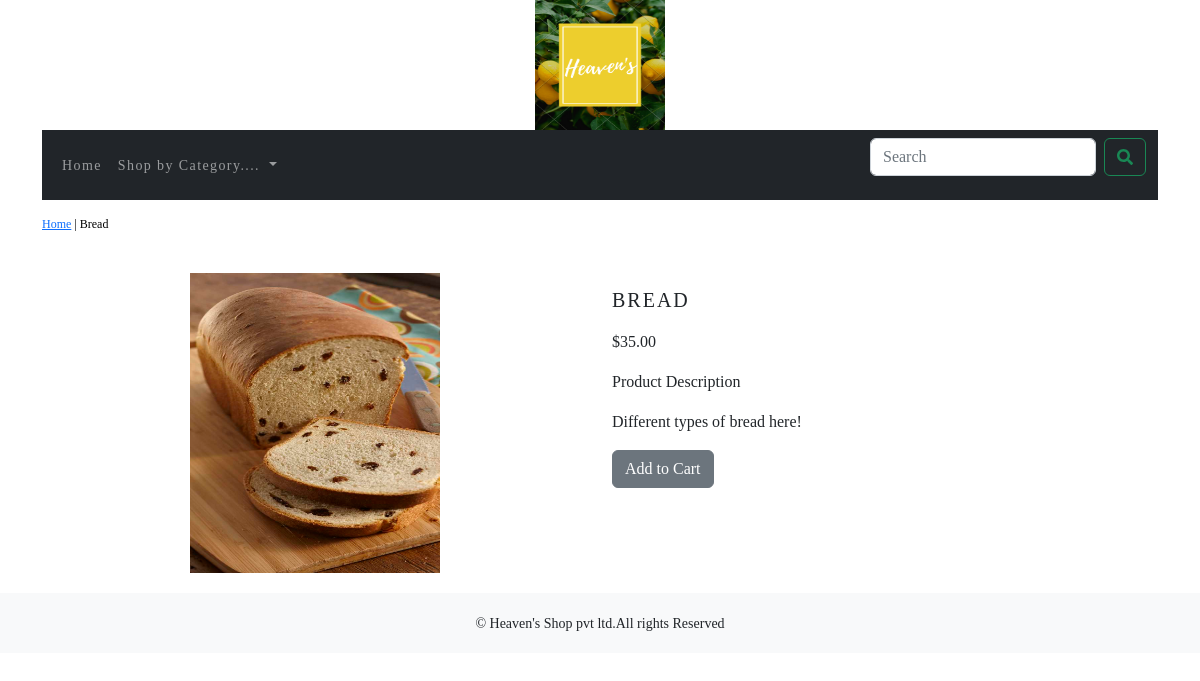
The app's page /shop/breads-and-cakes/bread/ with its own data.
### shopping_cart/models.py (models this page shows, shortened)
class Product(models.Model):
    name=models.CharField(max_length=250, unique=True)
    slug = models.SlugField(max_length=250, unique=True)
    description = models.TextField(blank=True)
    image = models.ImageField(upload_to='product', blank=True)
    price=models.DecimalField(max_digits=10, decimal_places=2)
    category=models.ForeignKey(Category, on_delete=models.CASCADE)
    stock=models.IntegerField()
    available=models.BooleanField(default=True)
    created=models.DateTimeField(auto_now_add=True)
    updated=models.DateTimeField(auto_now=True)
    class Meta:
        ordering=('name',)
        verbose_name= 'product'
        verbose_name_plural='products'

### shopping_cart/views.py (the view)
# urls.py: path('<slug:c_slug>/<slug:product_slug>/', views.proDetail, name='prodCatdetail')
def proDetail(request,c_slug,product_slug):
    try:
        product=Product.objects.get(category__slug=c_slug,slug=product_slug)
    except Exception as e:
        raise e
    return render(request,'product.html',{'product':product})

### cart/context_processors.py (called while the page is built)
def counter(request):
    item_count=0
    if 'admin' in request.path:
        return {}
    else:
        try:
            cart=Cart.objects.filter(cart_id=_cart_id(request))
            cart_items=Cartitem.objects.all().filter(cart=cart[:1])
            for cart_item in cart_items:
                item_count += cart_item.quantity
        except Cart.DoesNotExist:
            item_count =0
    return dict(item_count=item_count)

### cart/views.py (called while the page is built)
def _cart_id(request):
    cart=request.session.session_key
    if not cart:
        cart=request.session.create()
    return cart

### shopping_cart/context_processors.py (called while the page is built)
def menu_links(request):
    links=Category.objects.all()
    return dict(links=links)

### shopping_cart/models.py (called while the page is built)
    def get_url(self):
        return reverse('shopping_cart:product_by_category', args=[self.slug])

### templates/product.html (shortened to what this page needs)
{% extends 'base.html' %}
{% load static %}
{% block content %}
<div class="row my_prod_row_class">
    <div class="mx-auto">
        <p><a href="{% url 'shopping_cart:allProdCart' %}">Home</a> | <a href="{{product.category.get_url}}"></a>{{product.name}}</p>
    </div>
<div class="container">
<br>
<div class="row">
    <div class="col-md-12 col-sm-12 col-md-12 col-lg-6 text-center">
        <div style="min-width:18rem">
            <img src="{{product.image.url}}" alt="{{product.name}}" width="250px" height="300px">
        </div>
    </div>
        <div class="col-12 col-sm-12 col-md-12 col-lg-6">
            <div>
            <h1 class="my_prod_title">{{product.name}}</h1>
            <p>${{product.price}}</p>
            <p>Product Description</p>
            <p class="text-justify my_prod_text">{{product.description}}</p>
            {% if product.stock <= 0 %}
                <p class="text-justify my_prod_text"><b>Out of Stock</b></p>
            {% else %}
                <a class="btn btn-secondary" href="{% url 'cart:add_cart' product.id %}" >Add to Cart</a>
            {% endif %}
        </div>
    </div>
</div>
</div>
</div>
{% endblock %}

### static/css/custom.css (style rules this page uses)
.body { font-family: 'Roboto Serif', serif; }
.my_prod_row_class { padding-top:15px; padding-bottom:20px; }
.my_prod_row_class .mx-auto { color:#000; font-size:12px; text-decoration:none; }
.my_prod_title { font-size:20px; text-transform:uppercase; letter-spacing:.1em; padding-top:15px; padding-bottom:10px; }
.my_prod_text { padding-right:20px; }

### records on screen
Product: name "Bread", image (picture), name "BREAD", price "35.00", description "Different types of bread here!"
